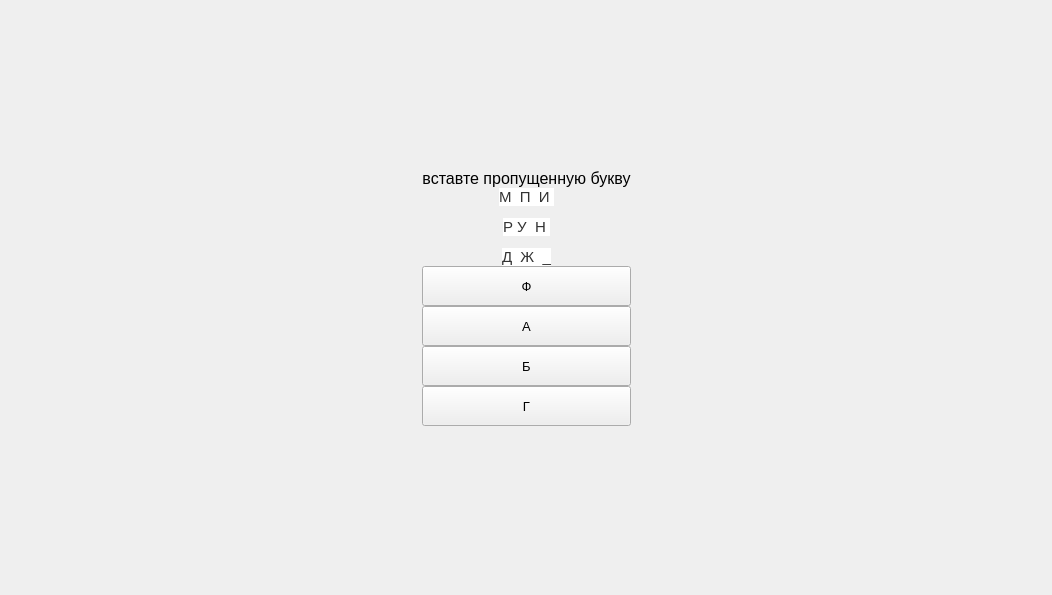
      <widget class="QWidget" name="page_21">
       <layout class="QGridLayout" name="gridLayout_41">
        <item row="0" column="0">
         <widget class="QWidget" name="widget_21" native="true">
          <layout class="QGridLayout" name="gridLayout_42">
           <property name="leftMargin">
            <number>0</number>
           </property>
           <property name="topMargin">
            <number>0</number>
           </property>
           <property name="rightMargin">
            <number>0</number>
           </property>
           <property name="bottomMargin">
            <number>0</number>
           </property>
           <property name="spacing">
            <number>0</number>
           </property>
           <item row="3" column="1">
            <widget class="QPushButton" name="pushButton_74">
             <property name="minimumSize">
              <size>
               <width>0</width>
               <height>40</height>
              </size>
             </property>
             <property name="font">
              <font>
               <pointsize>10</pointsize>
              </font>
             </property>
             <property name="text">
              <string>Ф</string>
             </property>
            </widget>
           </item>
           <item row="0" column="1">
            <spacer name="verticalSpacer_50">
             <property name="orientation">
              <enum>Qt::Vertical</enum>
             </property>
             <property name="sizeHint" stdset="0">
              <size>
               <width>20</width>
               <height>158</height>
              </size>
             </property>
            </spacer>
           </item>
           <item row="3" column="2">
            <spacer name="horizontalSpacer_42">
             <property name="orientation">
              <enum>Qt::Horizontal</enum>
             </property>
             <property name="sizeHint" stdset="0">
              <size>
               <width>410</width>
               <height>20</height>
              </size>
             </property>
            </spacer>
           </item>
           <item row="5" column="1">
            <widget class="QPushButton" name="pushButton_76">
             <property name="minimumSize">
              <size>
               <width>0</width>
               <height>40</height>
              </size>
             </property>
             <property name="font">
              <font>
               <pointsize>10</pointsize>
              </font>
             </property>
             <property name="text">
              <string>Б</string>
             </property>
            </widget>
           </item>
           <item row="7" column="1">
            <spacer name="verticalSpacer_49">
             <property name="orientation">
              <enum>Qt::Vertical</enum>
             </property>
             <property name="sizeHint" stdset="0">
              <size>
               <width>20</width>
               <height>158</height>
              </size>
             </property>
            </spacer>
           </item>
           <item row="6" column="1">
            <widget class="QPushButton" name="pushButton_77">
             <property name="minimumSize">
              <size>
               <width>0</width>
               <height>40</height>
              </size>
             </property>
             <property name="font">
              <font>
               <pointsize>10</pointsize>
              </font>
             </property>
             <property name="text">
              <string>Г</string>
             </property>
            </widget>
           </item>
           <item row="2" column="1">
            <widget class="QLabel" name="label_37">
             <property name="font">
              <font>
               <pointsize>11</pointsize>
              </font>
             </property>
             <property name="text">
              <string>&lt;html&gt;&lt;head/&gt;&lt;body&gt;&lt;p&gt;&lt;span style=&quot; font-family:'Open Sans,sans-serif'; color:#333333; background-color:#ffffff;&quot;&gt;М  П  И &lt;/span&gt;&lt;/p&gt;&lt;p&gt;&lt;span style=&quot; font-family:'Open Sans,sans-serif'; color:#333333; background-color:#ffffff;&quot;&gt;Р   У  Н &lt;/span&gt;&lt;/p&gt;&lt;p&gt;&lt;span style=&quot; font-family:'Open Sans,sans-serif'; color:#333333; background-color:#ffffff;&quot;&gt;Д  Ж  _&lt;/span&gt;&lt;/p&gt;&lt;/body&gt;&lt;/html&gt;</string>
             </property>
             <property name="alignment">
              <set>Qt::AlignCenter</set>
             </property>
            </widget>
           </item>
           <item row="1" column="1">
            <widget class="QLabel" name="label_36">
             <property name="font">
              <font>
               <pointsize>12</pointsize>
              </font>
             </property>
             <property name="text">
              <string>вставте пропущенную букву</string>
             </property>
             <property name="alignment">
              <set>Qt::AlignCenter</set>
             </property>
            </widget>
           </item>
           <item row="4" column="1">
            <widget class="QPushButton" name="pushButton_75">
             <property name="minimumSize">
              <size>
               <width>0</width>
               <height>40</height>
              </size>
             </property>
             <property name="font">
              <font>
               <pointsize>10</pointsize>
              </font>
             </property>
             <property name="text">
              <string>А</string>
             </property>
            </widget>
           </item>
           <item row="3" column="0">
            <spacer name="horizontalSpacer_41">
             <property name="orientation">
              <enum>Qt::Horizontal</enum>
             </property>
             <property name="sizeHint" stdset="0">
              <size>
               <width>411</width>
               <height>20</height>
              </size>
             </property>
            </spacer>
           </item>
          </layout>
         </widget>
        </item>
       </layout>
      </widget>
